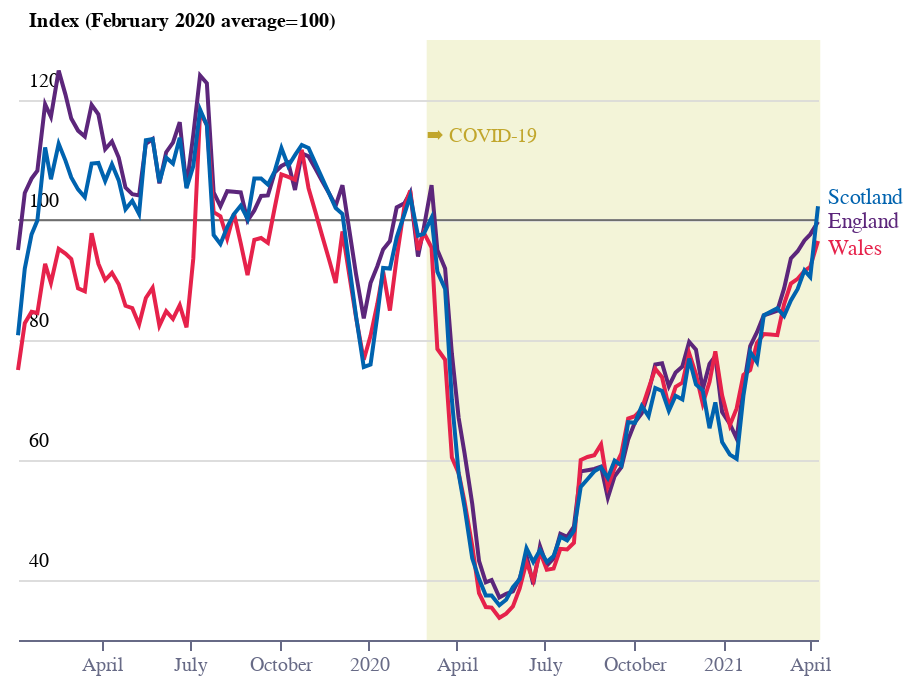

Notebook source saved alongside this figure:
### Code cell
base = (
    alt.Chart(f3a)
    .encode(
        x=alt.X(
            "date:T",
            title="",
            axis=alt.Axis(
                grid=False,
                labelColor=colors["eco-gray"],
                titleColor=colors["eco-gray"],
                tickColor=colors["eco-gray"],
                domainColor=colors["eco-gray"],
            ),
        ),
        y=alt.Y(
            "value:Q",
            title="",
            axis=alt.Axis(
                title="Index (February 2020 average=100)",
                domain=False,
                ticks=False,
                labelAlign="left",
                labelBaseline="middle",
                labelPadding=-5,
                labelOffset=-10,
                titleX=5,
                titleY=-5,
                titleAngle=0,
                titleFontSize=10,
                titleAlign="left",
                tickCount=5,
                format=".0f",
            ),
            scale=alt.Scale(domain=[30, 130]),
        ),
        color=alt.Color(
            "region:N",
            scale=alt.Scale(
                range=[
                    colors["eco-purple"],
                    colors["eco-mid-blue"],
                    colors["eco-pink"],
                ]
            ),
            legend=None,
        ),
    )
    .transform_filter("datum.region!='Northern Ireland'")
)
line = base.mark_line()
text = (
    (base.mark_text(align="left", xOffset=5, yOffset=4).encode(text="region:N"))
    .transform_filter("datum.date>toDate('2021-04-08')")
    .transform_filter("datum.region=='Wales'")
)
text2 = (
    (base.mark_text(align="left", xOffset=5, yOffset=-4).encode(text="region:N"))
    .transform_filter("datum.date>toDate('2021-04-08')")
    .transform_filter("datum.region=='Scotland'")
)
text3 = (
    (base.mark_text(align="left", xOffset=5, yOffset=0).encode(text="region:N"))
    .transform_filter("datum.date>toDate('2021-04-08')")
    .transform_filter("datum.region=='England'")
)
xAxis = (
    alt.Chart(pd.DataFrame([{"value": 100}]))
    .mark_rule(size=0.5)
    .encode(
        y=alt.Y("value:Q", scale=alt.Scale(domain=[30, 130])),
    )
)
rect = (
    alt.Chart(dr2)
    .mark_rect(blend="darken", x2Offset=5)
    .encode(
        x=alt.X("start:T"),
        x2="q4:T",
        color=alt.Color("color:N", scale=None),
    )
)
label6 = (
    alt.Chart(
        pd.DataFrame([{"x": "2020-03-01", "y": 114, "t": "➡ COVID-19", "c": "#c1a62c"}])
    )
    .mark_text(xOffset=0, align="left", angle=0, size=10, baseline="middle")
    .encode(text="t", x="x:T", y="y:Q", color=alt.Color("c:N", scale=None))
)
layer = (
    (xAxis + rect + line + label6 + text + text2 + text3)
    .configure_view(stroke=None)
    .properties(title="")
    .properties(height=300, width=400)
)
layer.save("visualisation/" + f + ".json")
layer

### Figure 1 — Vega-Lite specification as saved in the notebook (floating-point values rounded to 4 significant figures; data arrays with more than 128 entries replaced by an {"elided": "..."} marker saying what was removed)
{"config": {"view": {"continuousWidth": 400, "continuousHeight": 300, "stroke": null}}, "layer": [{"data": {"name": "data-dee40a49a01c10c81a136387b658942d"}, "mark": {"type": "rule", "size": 0.5}, "encoding": {"y": {"type": "quantitative", "field": "value", "scale": {"domain": [30, 130]}}}}, {"data": {"name": "data-c6ab937c1a81316f094256ce1a0cf04b"}, "mark": {"type": "rect", "blend": "darken", "x2Offset": 5}, "encoding": {"color": {"type": "nominal", "field": "color", "scale": null}, "x": {"type": "temporal", "field": "start"}, "x2": {"field": "q4"}}}, {"data": {"name": "data-cc5d3e19c68cc9bcea0acea4efec0713"}, "mark": "line", "encoding": {"color": {"type": "nominal", "field": "region", "legend": null, "scale": {"range": ["#5C267B", "#0063AF", "#E6224B"]}}, "x": {"type": "temporal", "axis": {"domainColor": "#676A86", "grid": false, "labelColor": "#676A86", "tickColor": "#676A86", "titleColor": "#676A86"}, "field": "date", "title": ""}, "y": {"type": "quantitative", "axis": {"domain": false, "format": ".0f", "labelAlign": "left", "labelBaseline": "middle", "labelOffset": -10, "labelPadding": -5, "tickCount": 5, "ticks": false, "title": "Index (February 2020 average=100)", "titleAlign": "left", "titleAngle": 0, "titleFontSize": 10, "titleX": 5, "titleY": -5}, "field": "value", "scale": {"domain": [30, 130]}, "title": ""}}, "transform": [{"filter": "datum.region!='Northern Ireland'"}]}, {"data": {"name": "data-3111b93632444f2dca5f9da5200f7a3c"}, "mark": {"type": "text", "align": "left", "angle": 0, "baseline": "middle", "size": 10, "xOffset": 0}, "encoding": {"color": {"type": "nominal", "field": "c", "scale": null}, "text": {"type": "nominal", "field": "t"}, "x": {"type": "temporal", "field": "x"}, "y": {"type": "quantitative", "field": "y"}}}, {"data": {"name": "data-cc5d3e19c68cc9bcea0acea4efec0713"}, "mark": {"type": "text", "align": "left", "xOffset": 5, "yOffset": 4}, "encoding": {"color": {"type": "nominal", "field": "region", "legend": null, "scale": {"range": ["#5C267B", "#0063AF", "#E6224B"]}}, "text": {"type": "nominal", "field": "region"}, "x": {"type": "temporal", "axis": {"domainColor": "#676A86", "grid": false, "labelColor": "#676A86", "tickColor": "#676A86", "titleColor": "#676A86"}, "field": "date", "title": ""}, "y": {"type": "quantitative", "axis": {"domain": false, "format": ".0f", "labelAlign": "left", "labelBaseline": "middle", "labelOffset": -10, "labelPadding": -5, "tickCount": 5, "ticks": false, "title": "Index (February 2020 average=100)", "titleAlign": "left", "titleAngle": 0, "titleFontSize": 10, "titleX": 5, "titleY": -5}, "field": "value", "scale": {"domain": [30, 130]}, "title": ""}}, "transform": [{"filter": "datum.region!='Northern Ireland'"}, {"filter": "datum.date>toDate('2021-04-08')"}, {"filter": "datum.region=='Wales'"}]}, {"data": {"name": "data-cc5d3e19c68cc9bcea0acea4efec0713"}, "mark": {"type": "text", "align": "left", "xOffset": 5, "yOffset": -4}, "encoding": {"color": {"type": "nominal", "field": "region", "legend": null, "scale": {"range": ["#5C267B", "#0063AF", "#E6224B"]}}, "text": {"type": "nominal", "field": "region"}, "x": {"type": "temporal", "axis": {"domainColor": "#676A86", "grid": false, "labelColor": "#676A86", "tickColor": "#676A86", "titleColor": "#676A86"}, "field": "date", "title": ""}, "y": {"type": "quantitative", "axis": {"domain": false, "format": ".0f", "labelAlign": "left", "labelBaseline": "middle", "labelOffset": -10, "labelPadding": -5, "tickCount": 5, "ticks": false, "title": "Index (February 2020 average=100)", "titleAlign": "left", "titleAngle": 0, "titleFontSize": 10, "titleX": 5, "titleY": -5}, "field": "value", "scale": {"domain": [30, 130]}, "title": ""}}, "transform": [{"filter": "datum.region!='Northern Ireland'"}, {"filter": "datum.date>toDate('2021-04-08')"}, {"filter": "datum.region=='Scotland'"}]}, {"data": {"name": "data-cc5d3e19c68cc9bcea0acea4efec0713"}, "mark": {"type": "text", "align": "left", "xOffset": 5, "yOffset": 0}, "encoding": {"color": {"type": "nominal", "field": "region", "legend": null, "scale": {"range": ["#5C267B", "#0063AF", "#E6224B"]}}, "text": {"type": "nominal", "field": "region"}, "x": {"type": "temporal", "axis": {"domainColor": "#676A86", "grid": false, "labelColor": "#676A86", "tickColor": "#676A86", "titleColor": "#676A86"}, "field": "date", "title": ""}, "y": {"type": "quantitative", "axis": {"domain": false, "format": ".0f", "labelAlign": "left", "labelBaseline": "middle", "labelOffset": -10, "labelPadding": -5, "tickCount": 5, "ticks": false, "title": "Index (February 2020 average=100)", "titleAlign": "left", "titleAngle": 0, "titleFontSize": 10, "titleX": 5, "titleY": -5}, "field": "value", "scale": {"domain": [30, 130]}, "title": ""}}, "transform": [{"filter": "datum.region!='Northern Ireland'"}, {"filter": "datum.date>toDate('2021-04-08')"}, {"filter": "datum.region=='England'"}]}], "height": 300, "title": "", "width": 400, "$schema": "https://vega.github.io/schema/vega-lite/v4.8.1.json", "datasets": {"data-dee40a49a01c10c81a136387b658942d": [{"value": 100}], "data-c6ab937c1a81316f094256ce1a0cf04b": [{"start": "2020-03-01", "q3": "2020-09-01", "q4": "2021-04-01", "event": "covid", "color": "#F3F4D8"}], "data-cc5d3e19c68cc9bcea0acea4efec0713": {"elided": "476 records"}, "data-3111b93632444f2dca5f9da5200f7a3c": [{"x": "2020-03-01", "y": 114, "t": "➡ COVID-19", "c": "#c1a62c"}]}}
